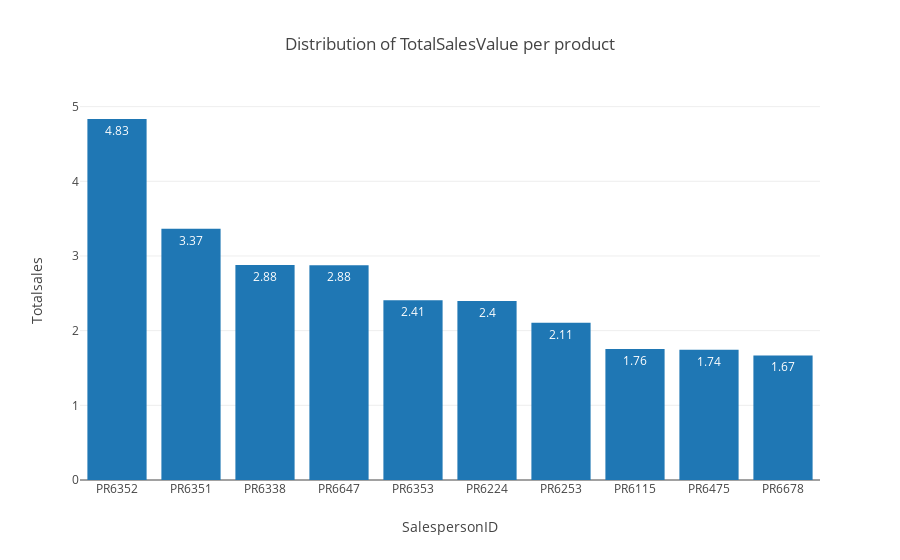

Notebook source saved alongside this figure:
### Markdown cell above
# Top 10 products contributed to 26% of Total sales value

### Code cell
plot_data = [go.Bar(
                x= x.index,
                y= (x.TotalSalesValue/summation_of_total_Sales)*100,
                text = round((x.TotalSalesValue/summation_of_total_Sales)*100,2),
                textposition = 'auto',
                
        )]
layout = go.Layout(
        autosize=True,
        title = "Distribution of"+" TotalSalesValue per product",
        xaxis=dict(title="SalespersonID"),
        yaxis=dict(title="Totalsales")
    )

fig = go.Figure(data=plot_data, layout=layout)
iplot(fig)

### Figure 1 — Plotly figure (JSON) as saved in the notebook; plotly's stock layout.template omitted (floating-point values rounded to 4 significant figures)
{"data": [{"text": [4.83, 3.37, 2.88, 2.88, 2.41, 2.4, 2.11, 1.76, 1.74, 1.67], "textposition": "auto", "type": "bar", "uid": "8dcc17e3-1d56-4307-a7ba-232de7fef917", "x": ["PR6352", "PR6351", "PR6338", "PR6647", "PR6353", "PR6224", "PR6253", "PR6115", "PR6475", "PR6678"], "y": [4.834, 3.365, 2.88, 2.875, 2.408, 2.396, 2.106, 1.756, 1.744, 1.667]}], "layout": {"autosize": true, "title": {"text": "Distribution of TotalSalesValue per product"}, "xaxis": {"title": {"text": "SalespersonID"}}, "yaxis": {"title": {"text": "Totalsales"}}}}
